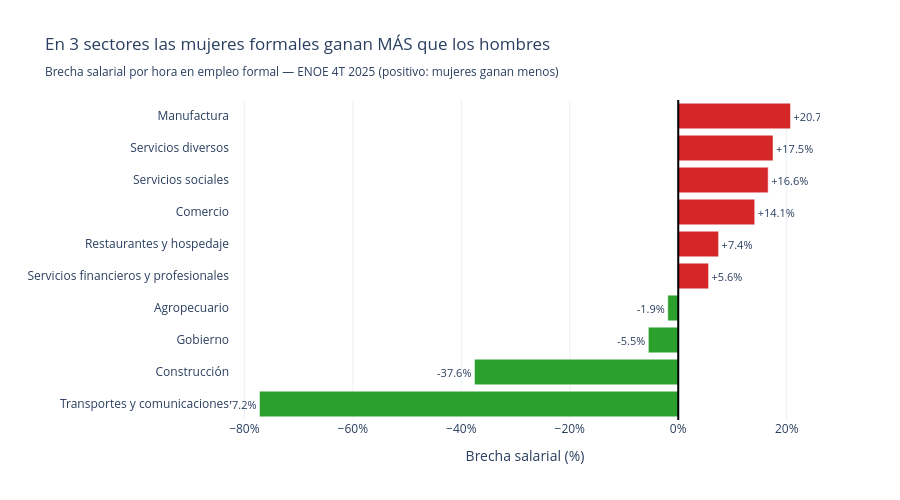

Notebook code cell kept with this figure:
### Markdown cell above
---
## Sección 4 del tablero — ¿Dónde se concentra?

> **Cita BBVA / Goldin (2014)**: *"Las brechas salariales actuales no se explican principalmente por diferencias educativas u ocupacionales, sino por la penalización por la maternidad y la estructura de los greedy jobs que recompensan la disponibilidad plena al trabajo."*

### G2 — Brecha salarial por sector económico

### Code cell
d25 = df_si[df_si['anio'] == 2025]

# Brecha por sector
rows_sec = []
for sec in d25['sector'].unique():
    ds = d25[d25['sector'] == sec]
    b = brecha_grupo(ds)
    pob_t = ds['poblacion_ocupada'].sum()
    pob_m = ds[ds['sexo'] == 'Mujer']['poblacion_ocupada'].sum()
    rows_sec.append({
        'sector': sec, **b,
        'pct_mujeres': round(pob_m / pob_t * 100, 1),
        'poblacion': pob_t
    })

df_sec = pd.DataFrame(rows_sec).dropna(subset=['brecha'])
# Filtrar Industria extractiva (outlier con muestra pequeña)
df_sec = df_sec[df_sec['sector'] != 'Industria extractiva']
df_sec = df_sec.sort_values('brecha', ascending=True)

colores = [COLOR_ROJO if v > 0 else COLOR_VERDE for v in df_sec['brecha']]

fig_g2 = go.Figure()
fig_g2.add_trace(go.Bar(
    y=df_sec['sector'], x=df_sec['brecha'],
    orientation='h', marker_color=colores,
    text=[f'{v:+.1f}%' for v in df_sec['brecha']],
    textposition='outside', textfont=dict(size=11),
    hovertemplate='<b>%{y}</b><br>Brecha: %{x:.1f}%<br>'
                  'Hombres: $%{customdata[0]:.0f}/hr<br>'
                  'Mujeres: $%{customdata[1]:.0f}/hr<br>'
                  '% mujeres en el sector: %{customdata[2]:.0f}%<extra></extra>',
    customdata=df_sec[['ih', 'im', 'pct_mujeres']].values
))
fig_g2.add_vline(x=0, line_width=2, line_color='black')

fig_g2.update_layout(
    title='En 3 sectores las mujeres formales ganan MÁS que los hombres<br>'
          '<sub>Brecha salarial por hora en empleo formal — ENOE 4T 2025 '
          '(positivo: mujeres ganan menos)</sub>',
    template='plotly_white', height=500,
    xaxis_title='Brecha salarial (%)',
    xaxis_ticksuffix='%',
    margin=dict(l=230)
)
#fig_g2.write_html(RUTA_DASH / 'g2_brecha_sector.html', include_plotlyjs='cdn')
fig_g2.show()

### Figure 1 — Plotly figure (JSON) as saved in the notebook; plotly's stock layout.template omitted (floating-point values rounded to 4 significant figures)
{"data": [{"customdata": [[45.05, 79.83, 6.7], [52.83, 72.68, 1.6], [55.61, 58.68, 49.6], [32.55, 33.18, 13.4], [69.53, 65.65, 38.7], [45.52, 42.13, 65.9], [40.24, 34.56, 60.6], [80.32, 67.01, 70.0], [59.22, 48.87, 59.7], [44.2, 35.05, 46.4]], "hovertemplate": "<b>%{y}</b><br>Brecha: %{x:.1f}%<br>Hombres: $%{customdata[0]:.0f}/hr<br>Mujeres: $%{customdata[1]:.0f}/hr<br>% mujeres en el sector: %{customdata[2]:.0f}%<extra></extra>", "marker": {"color": ["#2ca02c", "#2ca02c", "#2ca02c", "#2ca02c", "#d62728", "#d62728", "#d62728", "#d62728", "#d62728", "#d62728"]}, "orientation": "h", "text": ["-77.2%", "-37.6%", "-5.5%", "-1.9%", "+5.6%", "+7.4%", "+14.1%", "+16.6%", "+17.5%", "+20.7%"], "textfont": {"size": 11}, "textposition": "outside", "type": "bar", "x": [-77.21, -37.57, -5.51, -1.93, 5.59, 7.44, 14.1, 16.58, 17.48, 20.7], "y": ["Transportes y comunicaciones", "Construcción", "Gobierno", "Agropecuario", "Servicios financieros y profesionales", "Restaurantes y hospedaje", "Comercio", "Servicios sociales", "Servicios diversos", "Manufactura"]}], "layout": {"height": 500, "margin": {"l": 230}, "shapes": [{"line": {"color": "black", "width": 2}, "type": "line", "x0": 0, "x1": 0, "xref": "x", "y0": 0, "y1": 1, "yref": "y domain"}], "title": {"text": "En 3 sectores las mujeres formales ganan MÁS que los hombres<br><sub>Brecha salarial por hora en empleo formal — ENOE 4T 2025 (positivo: mujeres ganan menos)</sub>"}, "xaxis": {"ticksuffix": "%", "title": {"text": "Brecha salarial (%)"}}}}
